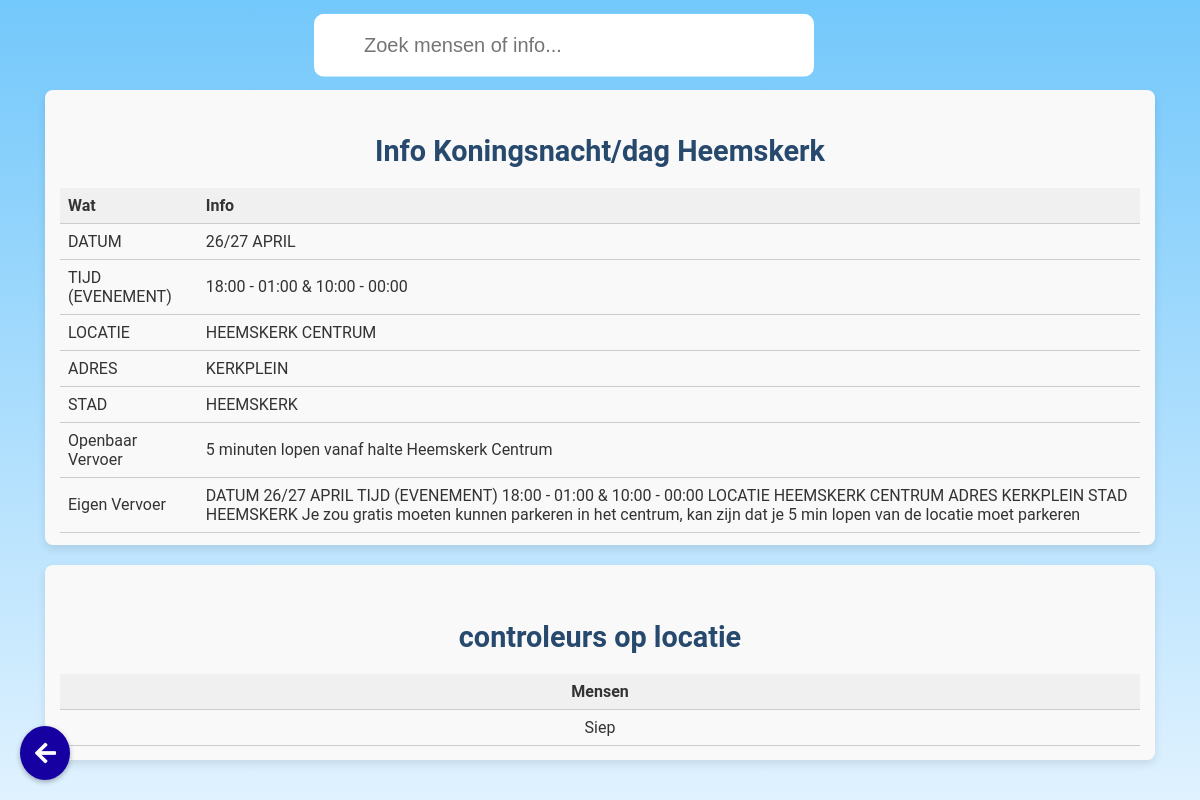
The app's page /view_location/5, older data.
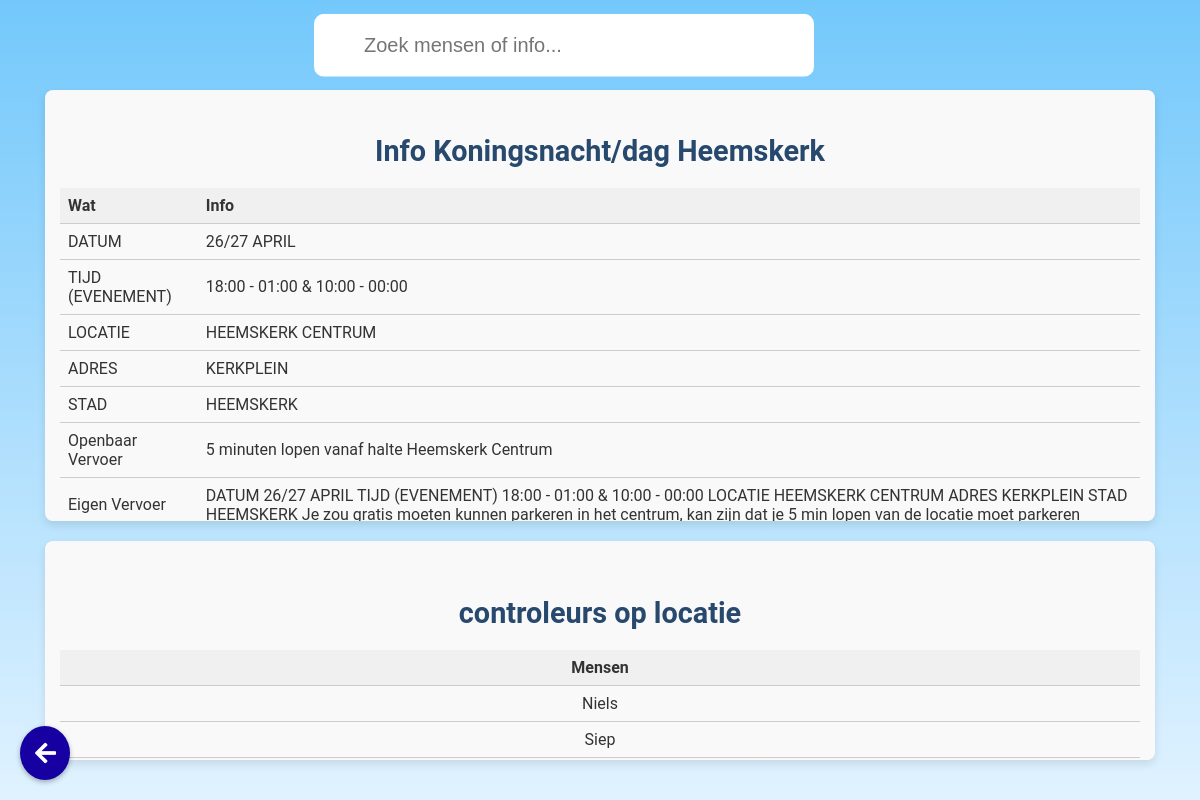
The same page, newer data.
### app.py (models this page shows, shortened)
class Location(db.Model):
    __tablename__ = 'location'
    __table_args__ = {'extend_existing': True}
    id = db.Column(db.Integer, primary_key=True)
    name = db.Column(db.String(120), unique=True, nullable=False)
    zakken = db.Column(db.Integer, nullable=False, default=0)
    bekers = db.Column(db.Integer, nullable=False, default=0)
    url = db.Column(db.String(500), nullable=True)
    map_image = db.Column(db.String(255))  # New field to store the filename of the map image

class LocationAttribute(db.Model):
    id = db.Column(db.Integer, primary_key=True)
    location_id = db.Column(db.Integer, db.ForeignKey('location.id'), nullable=False)
    key = db.Column(db.String(255), nullable=False)
    value = db.Column(db.String(255))
    location = db.relationship('Location', backref=db.backref('attributes', lazy=True))

class User(db.Model, UserMixin):  # Extend User model with UserMixin
    id = db.Column(db.Integer, primary_key=True)
    username = db.Column(db.String(80), unique=True, nullable=False)
    password = db.Column(db.String(120), nullable=False)
    is_admin = db.Column(db.Boolean, default=False, nullable=False)
    location_id = db.Column(db.Integer, db.ForeignKey('location.id'), nullable=True)
    location = db.relationship('Location', backref=db.backref('users', lazy=True))
    group = db.Column(db.String(120), nullable=True)
    badges = db.Column(db.Integer, default=0)
    profile_picture = db.Column(db.String(255), nullable=True)
    email = db.Column(db.String(120), unique=True, nullable=False)  # New email field
    phone_number = db.Column(db.String(20), nullable=True)  # New phone number field
    has_accessed_briefing = db.Column(db.Boolean, default=False)

### app.py (the view)
@app.route('/view_location/<int:location_id>')
def view_location(location_id):
    location = Location.query.get_or_404(location_id)
    attributes = location.attributes  # Fetching dynamic attributes of the location
    users = User.query.filter_by(location_id=location_id).all()  # Fetching all users associated with this location
    return render_template('view_location.html', location=location, attributes=attributes, users=users)

### templates/view_location.html (shortened to what this page needs)
<!DOCTYPE html>
<html lang="en">
  <head>
    <link
      rel="stylesheet"
      href="{{ url_for('static', filename='briefing.css') }}"
    />
    <link
      rel="stylesheet"
      href="https://cdnjs.cloudflare.com/ajax/libs/font-awesome/5.15.1/css/all.min.css"
    />
  </head>
  <body>
    <div class="search-container">
      <input
        type="text"
        id="userSearchInput"
        onkeyup="filterContent()"
        placeholder="Zoek mensen of info..."
      />
    </div>
    <button
      id="backButton"
      onclick="window.history.back();"
      class="fa fa-arrow-left"
    ></button>
    {% if attributes %}
    <div class="attributes-section">
      <h3>Info {{ location.name }}</h3>
      <table class="attributes-table">
        <thead>
          <tr>
            <th>Wat</th>
            <th>Info</th>
          </tr>
        </thead>
        <tbody>
          {% for attr in attributes %}
          <tr>
            <td>{{ attr.key }}</td>
            <td>{{ attr.value }}</td>
          </tr>
          {% endfor %}
        </tbody>
      </table>
    </div>
    {% else %}
    <p class="no-data">No additional attributes available.</p>
    {% endif %}
    <div class="users-section">
      <h2>controleurs op locatie</h2>
      {% if users %}
      <table class="users-table">
        <thead>
          <tr>
            <th>Mensen</th>
          </tr>
        </thead>
        <tbody>
          {% for user in users %}
          <tr>
            <td>{{ user.username }}</td>
          </tr>
          {% endfor %}
        </tbody>
      </table>
      {% else %}
      <p class="no-data">
        No users are currently associated with this location.
      </p>
      {% endif %}
    </div>
  </body>
</html>

### static/briefing.css (style rules this page uses)
:root { --pc: #1700a1; --cs: #ff8547; --bc: #fff; }
body { font-family: "Roboto", sans-serif; background: linear-gradient(to bottom, #73c8fb 0%, #e0f2ff 100%); color: #333; margin: 0; padding: 20px; display: flex; align-items: center; justify-content: center; flex-direction: column; width: 100%; max-width: 500px; margin: auto; height: 95vh; }
h1, h2, h3 { color: #27496d; text-align: center; }
h3 { font-size: 1.5rem; margin-bottom: 10px; }
input[type="text"], input[type="password"], input[type="submit"], button { width: 100%; padding: 10px; margin-top: 10px; border: 1px solid #ccc; border-radius: 5px; box-sizing: border-box; }
button { background-color: var(--pc); color: white; font-weight: bold; }
body, input, button { transition: all 0.3s ease-in; }
.attributes-section h3 { color: #3658a4; font-size: 1.8rem; margin-bottom: 10px; }
.attributes-section { max-height: 501px; overflow: scroll; margin-top: 70px; }
#backButton { position: fixed; bottom: 20px; left: 20px; padding: 15px; font-size: 24px; color: white; background-color: var(--pc); border: none; border-radius: 50%; cursor: pointer; box-shadow: 0 2px 5px rgba(0, 0, 0, 0.3); width: 50px; }
.users-section h2 { color: #27496d; font-size: 2rem; margin-top: 40px; }
table { width: 90vw; border-collapse: collapse; margin-top: 20px; }
th, td { text-align: left; padding: 8px; border-bottom: 1px solid #ccc; }
th { background-color: #f0f0f0; }
.attributes-table th, .attributes-table td { color: #333; }
.users-table th, .users-table td { text-align: center; }
#userSearchInput { width: 90vw; font-size: 20px; border-radius: 10px; border: none; padding: 20px; padding-left: 50px; background-image: url("https://upload.wikimedia.org/wikipedia/commons/5/55/Magnifying_glass_icon.svg"); background-size: 20px; background-position: 10px center; background-repeat: no-repeat; max-width: 500px; transform: translate(-50%, -10%); position: absolute; top: 10px; left: 47%; }
.attributes-section h3, .users-section h2 { color: #27496d; font-size: 1.8rem; margin-bottom: 10px; }
.attributes-section, .users-section { background-color: #f9f9f9; padding: 15px; border-radius: 8px; box-shadow: 0 4px 8px rgba(0, 0, 0, 0.1); margin-bottom: 20px; }
.users-section { overflow: scroll; max-height: 500px; }

Row changes from the older to the newer data that the page shows:
now on this page (row edited): User: username "Niels"
